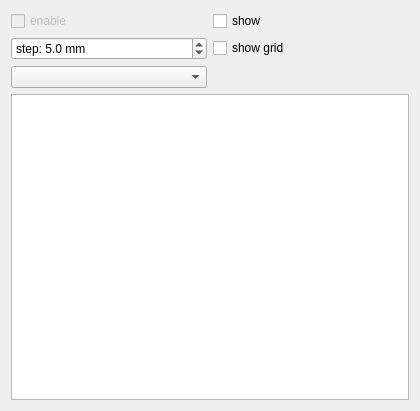
<?xml version="1.0" encoding="UTF-8"?>
<ui version="4.0">
 <class>WLHeightMapWidget</class>
 <widget class="QWidget" name="WLHeightMapWidget">
  <property name="geometry">
   <rect>
    <x>0</x>
    <y>0</y>
    <width>420</width>
    <height>411</height>
   </rect>
  </property>
  <property name="windowTitle">
   <string>Form</string>
  </property>
  <layout class="QGridLayout" name="gridLayout">
   <item row="1" column="1">
    <widget class="QCheckBox" name="cbShowGrid">
     <property name="enabled">
      <bool>true</bool>
     </property>
     <property name="text">
      <string>show grid</string>
     </property>
    </widget>
   </item>
   <item row="4" column="0" colspan="2">
    <widget class="QTableView" name="tableView"/>
   </item>
   <item row="0" column="1">
    <widget class="QCheckBox" name="cbShow">
     <property name="enabled">
      <bool>true</bool>
     </property>
     <property name="text">
      <string>show</string>
     </property>
    </widget>
   </item>
   <item row="1" column="0">
    <widget class="QDoubleSpinBox" name="sbStepInter">
     <property name="prefix">
      <string>step: </string>
     </property>
     <property name="suffix">
      <string> mm</string>
     </property>
     <property name="decimals">
      <number>1</number>
     </property>
     <property name="minimum">
      <double>2.000000000000000</double>
     </property>
     <property name="maximum">
      <double>100.000000000000000</double>
     </property>
     <property name="value">
      <double>5.000000000000000</double>
     </property>
    </widget>
   </item>
   <item row="0" column="0">
    <widget class="QCheckBox" name="cbEnable">
     <property name="enabled">
      <bool>false</bool>
     </property>
     <property name="text">
      <string>enable</string>
     </property>
    </widget>
   </item>
   <item row="2" column="0">
    <widget class="QComboBox" name="cbType"/>
   </item>
  </layout>
 </widget>
 <resources/>
 <connections/>
</ui>
